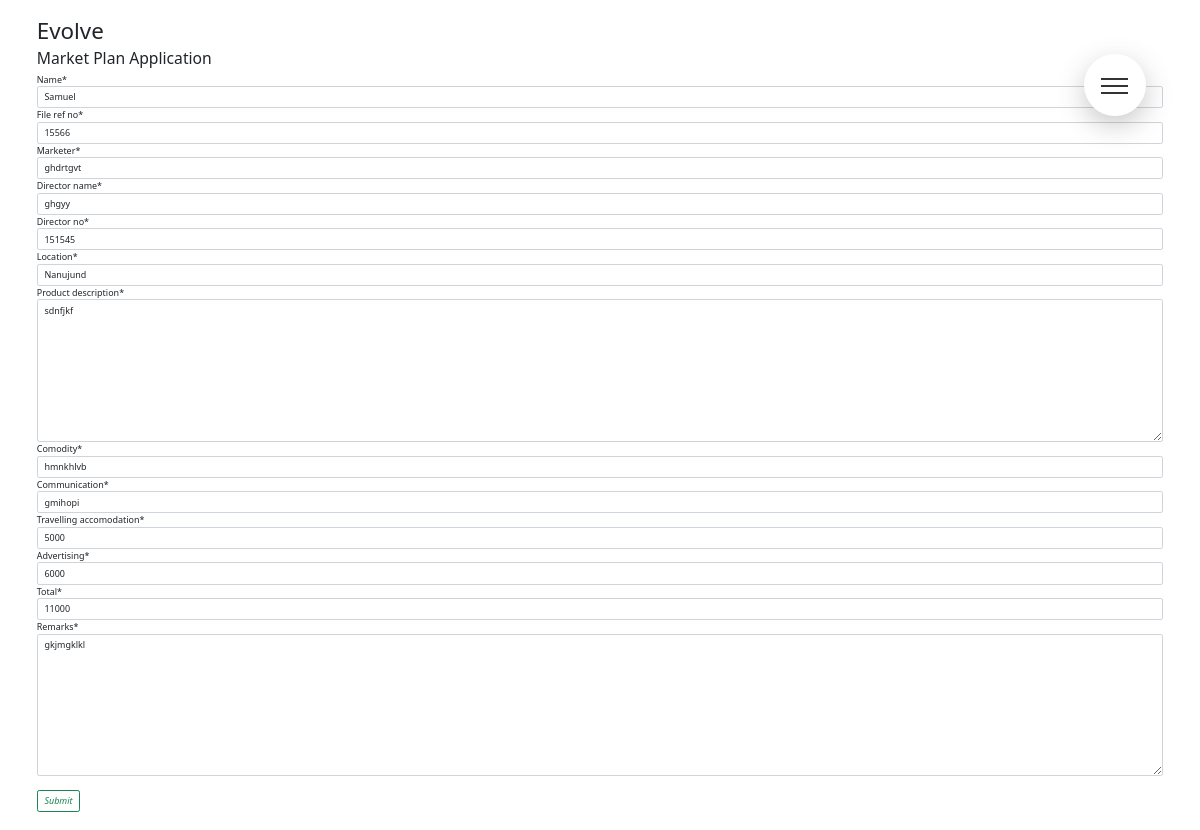
/comp/marketp/1/update (signed in), run on the app's committed database.
### company/models.py (models this page shows, shortened)
class MarketPlan(models.Model):
    name = models.ForeignKey(User, on_delete=models.CASCADE)
    date = models.DateField(default=timezone.now)
    file_ref_no = models.CharField(max_length=200)
    account_code_no = models.CharField(max_length=200)
    marketer = models.CharField(max_length=200)
    director_name = models.CharField(max_length=200)
    director_no = models.CharField(max_length=200)
    location = models.CharField(max_length=200)
    product_description = models.TextField()
    comodity = models.CharField(max_length=200)
    communication = models.CharField(max_length=200)
    travelling_accomodation = models.CharField(max_length=200)
    advertising = models.CharField(max_length=200)
    total = models.CharField(max_length=200)
    remarks = models.TextField()

### company/views.py (the view, shortened to what this page needs)
# urls.py: path('marketp/<str:pk>/update', MarketPlanUpdateView.as_view() , name="market_p_update"),
class MarketPlanUpdateView( LoginRequiredMixin, UserPassesTestMixin, UpdateView):
    model = MarketPlan
    template_name = 'company/new_marketp.html'
    fields = ['name','file_ref_no', 'marketer', 'director_name', 'director_no', 'location', 'product_description', 'comodity', 'communication', 'travelling_accomodation', 'advertising', 'total', 'remarks']
    def test_func(self):
        object = self.get_object()
        if self.request.user == object.name:
            return True
        return False

### company/templates/company/new_marketp.html (shortened to what this page needs)
{% extends "team/base.html" %}
{% load crispy_forms_tags %}
    {% block heading %}<h3 >Market Plan Application</h3>{% endblock  %}
{% block content %}
    <form action="" class="" method="POST" autocomplete="off" enctype="multipart/form-data">
        {{ form|crispy }}
        <br>
    <div class="row">
        <div class="col-md-8">
            <button class="btn btn-outline-success btn-block"><i class="fas fa-database"> Submit </i> </button>
        </div>
    </div>
    </form>
{% endblock  %}

### static/css/nav.css (style rules this page uses)
*, *::after, *::before { margin: 0; padding: 0; box-sizing: border-box; }
html { font-size: 62.5%; }
@media only screen and (max-width: 75em) { html { font-size: 56%; } }
body { box-sizing: inherit; padding: 2rem; }

### data on the page
MarketPlan: name "Samuel", file_ref_no "15566", marketer "ghdrtgvt", director_name "ghgyy", director_no "151545", location "Nanujund", product_description "sdnfjkf", comodity "hmnkhlvb", communication "gmihopi", travelling_accomodation "5000", advertising "6000", total "11000", remarks "gkjmgklkl"
